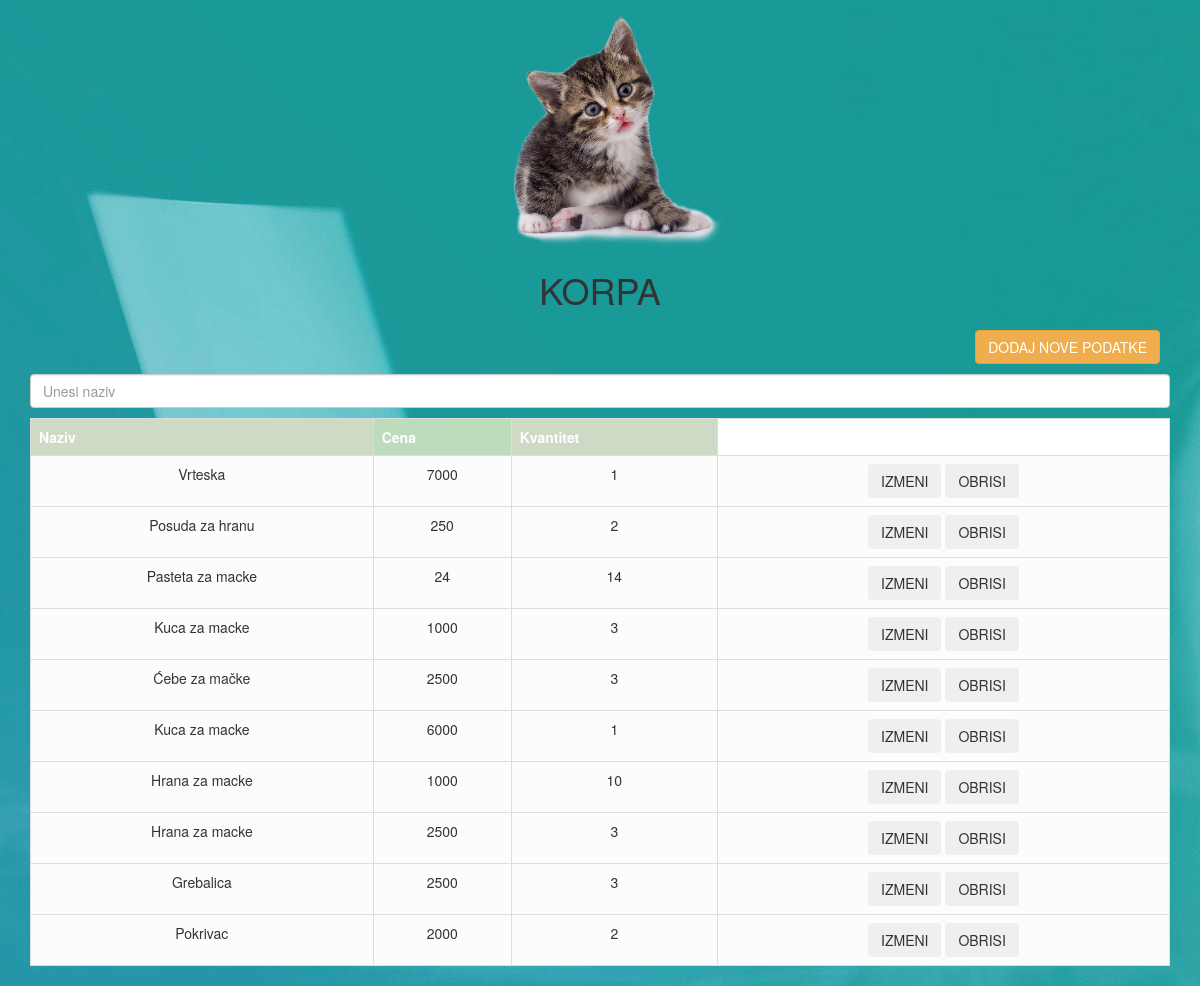
The app's page /home.php with its own data.
### tables this page shows
CREATE TABLE `proizvod` (
  `ProizvodID` int(11) NOT NULL,
  `Naziv` varchar(50) NOT NULL,
  `CENA` int(11) NOT NULL,
  `KVANTITET` int(11) NOT NULL
);

### home.php (the view, shortened to what this page needs)
<?php
require "config.php";
?>
<!Doctype html>
<html>
<head>
  <link rel="stylesheet" href="https://maxcdn.bootstrapcdn.com/bootstrap/3.4.0/css/bootstrap.min.css">
  <link rel="stylesheet" href="css/home.css">
</head>
<body class="img js-fullheight" style="background-image: url(images/frr.jpg);">
  <div class="container" style="text-align:center;">
  <img src="images/cat.png" alt="Stvari za macke" width="250" height="250">
    <h1>KORPA</h1>
    <button class="btn btn-warning" id="add_data" style="float:right;margin:10px;">DODAJ NOVE PODATKE</button>
      <table class="table table-bordered" id="show_data">
    <p>
          <input type="text" placeholder="Unesi naziv" id="check_by_name" class="form-control" />
       </p>
      <tr>
        <th style="background-color:#cfdac6">Naziv</th>
        <th style="background-color:#bddcbc">Cena</th>
        <th style="background-color:#cfdac6">Kvantitet</th>
      </tr>
      <?php
      $sel = "select * from Proizvod ORDER by ProizvodID DESC";
      $query = mysqli_query($con,$sel);
      if(mysqli_num_rows($query) > 0)
      {
        while($data = mysqli_fetch_array($query))
        {
          echo '
            <tr>
              <td style="background-color:#fdfcfc">'.$data['Naziv'].'</td>
              <td style="background-color:#fdfcfc">'.$data['CENA'].'</td>
              <td style="background-color:#fdfcfc">'.$data['KVANTITET'].'</td>
              <td style="background-color:#fdfcfc">
                <button class="btn edit" id='.$data['ProizvodID'].'>IZMENI</button>
                <button class="btn delete" id='.$data['ProizvodID'].'>OBRISI</button>
              </td>
            </tr>
          ';
        }
      }
      ?>
    </table>
  </div>
</body>
</html>

### css/home.css (style rules this page uses)
table { background-color: rgb(255, 255, 255); }
th { background-color: gray; color: white; }

### records on screen
proizvod: Naziv "Vrteska", CENA "7000", KVANTITET "1"
proizvod: Naziv "Posuda za hranu", CENA "250", KVANTITET "2"
proizvod: Naziv "Pasteta za macke", CENA "24", KVANTITET "14"
proizvod: Naziv "Kuca za macke", CENA "1000", KVANTITET "3"
proizvod: Naziv "Ćebe za mačke", CENA "2500", KVANTITET "3"
proizvod: Naziv "Kuca za macke", CENA "6000", KVANTITET "1"
proizvod: Naziv "Hrana za macke", CENA "1000", KVANTITET "10"
proizvod: Naziv "Hrana za macke", CENA "2500", KVANTITET "3"
proizvod: Naziv "Grebalica", CENA "2500", KVANTITET "3"
proizvod: Naziv "Pokrivac", CENA "2000", KVANTITET "2"
